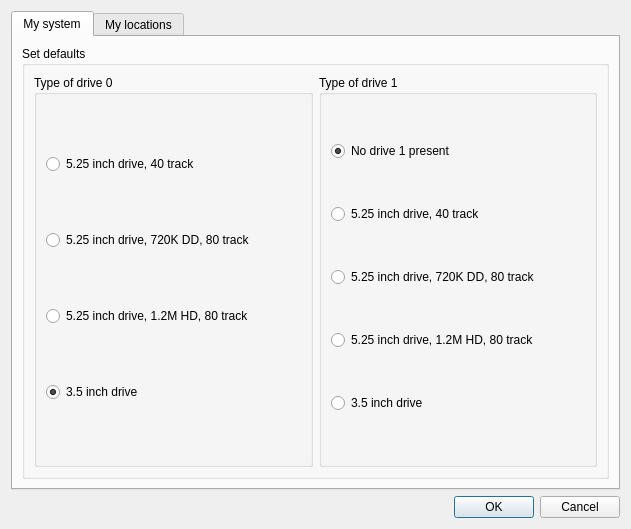
<?xml version="1.0" encoding="UTF-8"?>
<ui version="4.0">
 <class>DialogPreferences</class>
 <widget class="QDialog" name="DialogPreferences">
  <property name="geometry">
   <rect>
    <x>0</x>
    <y>0</y>
    <width>631</width>
    <height>529</height>
   </rect>
  </property>
  <property name="windowTitle">
   <string>Dialog</string>
  </property>
  <layout class="QGridLayout" name="gridLayout">
   <item row="0" column="0">
    <widget class="QTabWidget" name="tabWidget">
     <property name="currentIndex">
      <number>0</number>
     </property>
     <widget class="QWidget" name="System">
      <attribute name="title">
       <string>My system</string>
      </attribute>
      <layout class="QGridLayout" name="gridLayout_2">
       <item row="0" column="0">
        <widget class="QGroupBox" name="groupBox">
         <property name="title">
          <string>Set defaults</string>
         </property>
         <layout class="QGridLayout" name="gridLayout_3">
          <item row="1" column="1">
           <widget class="QGroupBox" name="groupBox_3">
            <property name="title">
             <string>Type of drive 1</string>
            </property>
            <layout class="QVBoxLayout" name="verticalLayout">
             <item>
              <widget class="QRadioButton" name="radioButton_9">
               <property name="text">
                <string>No drive 1 present</string>
               </property>
               <property name="checked">
                <bool>true</bool>
               </property>
              </widget>
             </item>
             <item>
              <widget class="QRadioButton" name="radioButton_6">
               <property name="text">
                <string>5.25 inch drive, 40 track</string>
               </property>
              </widget>
             </item>
             <item>
              <widget class="QRadioButton" name="radioButton_8">
               <property name="text">
                <string>5.25 inch drive, 720K DD, 80 track</string>
               </property>
              </widget>
             </item>
             <item>
              <widget class="QRadioButton" name="radioButton_7">
               <property name="text">
                <string>5.25 inch drive, 1.2M HD, 80 track</string>
               </property>
              </widget>
             </item>
             <item>
              <widget class="QRadioButton" name="radioButton_2">
               <property name="text">
                <string>3.5 inch drive</string>
               </property>
              </widget>
             </item>
            </layout>
           </widget>
          </item>
          <item row="1" column="0">
           <widget class="QGroupBox" name="groupBox_2">
            <property name="title">
             <string>Type of drive 0</string>
            </property>
            <layout class="QVBoxLayout" name="verticalLayout_2">
             <item>
              <widget class="QRadioButton" name="radioButton_3">
               <property name="text">
                <string>5.25 inch drive, 40 track</string>
               </property>
              </widget>
             </item>
             <item>
              <widget class="QRadioButton" name="radioButton_5">
               <property name="text">
                <string>5.25 inch drive, 720K DD, 80 track</string>
               </property>
              </widget>
             </item>
             <item>
              <widget class="QRadioButton" name="radioButton_4">
               <property name="text">
                <string>5.25 inch drive, 1.2M HD, 80 track</string>
               </property>
              </widget>
             </item>
             <item>
              <widget class="QRadioButton" name="radioButton">
               <property name="text">
                <string>3.5 inch drive</string>
               </property>
               <property name="checked">
                <bool>true</bool>
               </property>
              </widget>
             </item>
            </layout>
           </widget>
          </item>
         </layout>
        </widget>
       </item>
      </layout>
     </widget>
     <widget class="QWidget" name="Locations">
      <attribute name="title">
       <string>My locations</string>
      </attribute>
      <layout class="QGridLayout" name="gridLayout_4">
       <item row="0" column="0">
        <widget class="QGroupBox" name="groupBox_4">
         <property name="title">
          <string>Default location to write images to:</string>
         </property>
         <layout class="QHBoxLayout" name="horizontalLayout">
          <item>
           <widget class="QComboBox" name="cmbdatalocation"/>
          </item>
          <item>
           <widget class="QPushButton" name="btndatalocation">
            <property name="sizePolicy">
             <sizepolicy hsizetype="Fixed" vsizetype="Fixed">
              <horstretch>0</horstretch>
              <verstretch>0</verstretch>
             </sizepolicy>
            </property>
            <property name="text">
             <string>Browse...</string>
            </property>
           </widget>
          </item>
         </layout>
        </widget>
       </item>
       <item row="1" column="0">
        <widget class="QGroupBox" name="groupBox_5">
         <property name="title">
          <string>Default location to read and write fluxfiles to:</string>
         </property>
         <layout class="QHBoxLayout" name="horizontalLayout_2">
          <item>
           <widget class="QComboBox" name="cmbfluxlocation"/>
          </item>
          <item>
           <widget class="QPushButton" name="btnfluxlocation">
            <property name="sizePolicy">
             <sizepolicy hsizetype="Fixed" vsizetype="Fixed">
              <horstretch>0</horstretch>
              <verstretch>0</verstretch>
             </sizepolicy>
            </property>
            <property name="text">
             <string>Browse...</string>
            </property>
           </widget>
          </item>
         </layout>
        </widget>
       </item>
       <item row="2" column="0">
        <widget class="QGroupBox" name="groupBox_6">
         <property name="title">
          <string>Default location of the fluxengine program:</string>
         </property>
         <layout class="QHBoxLayout" name="horizontalLayout_3">
          <item>
           <widget class="QComboBox" name="cmbFluxengineLocation"/>
          </item>
          <item>
           <widget class="QPushButton" name="btnfluxenginelocation">
            <property name="sizePolicy">
             <sizepolicy hsizetype="Fixed" vsizetype="Fixed">
              <horstretch>0</horstretch>
              <verstretch>0</verstretch>
             </sizepolicy>
            </property>
            <property name="text">
             <string>Browse...</string>
            </property>
           </widget>
          </item>
         </layout>
        </widget>
       </item>
      </layout>
     </widget>
    </widget>
   </item>
   <item row="1" column="0">
    <widget class="QDialogButtonBox" name="buttonBox">
     <property name="orientation">
      <enum>Qt::Horizontal</enum>
     </property>
     <property name="standardButtons">
      <set>QDialogButtonBox::Cancel|QDialogButtonBox::Ok</set>
     </property>
    </widget>
   </item>
  </layout>
 </widget>
 <resources/>
 <connections>
  <connection>
   <sender>buttonBox</sender>
   <signal>accepted()</signal>
   <receiver>DialogPreferences</receiver>
   <slot>accept()</slot>
   <hints>
    <hint type="sourcelabel">
     <x>248</x>
     <y>254</y>
    </hint>
    <hint type="destinationlabel">
     <x>157</x>
     <y>274</y>
    </hint>
   </hints>
  </connection>
  <connection>
   <sender>buttonBox</sender>
   <signal>rejected()</signal>
   <receiver>DialogPreferences</receiver>
   <slot>reject()</slot>
   <hints>
    <hint type="sourcelabel">
     <x>316</x>
     <y>260</y>
    </hint>
    <hint type="destinationlabel">
     <x>286</x>
     <y>274</y>
    </hint>
   </hints>
  </connection>
 </connections>
</ui>
